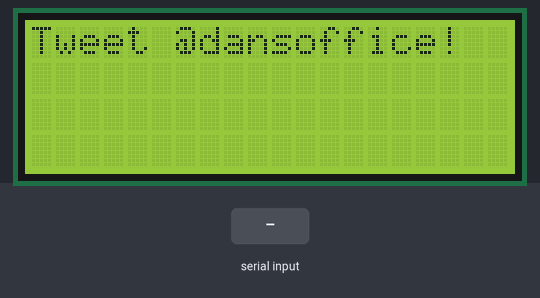
This sketch was run on a simulated Arduino Uno, built with avr-gcc and run on an emulated ATmega328P. Shown: 20×4 character LCD. The inputs (shaded band) are chosen by the test bench.

Above: at 1.2 s.
1.3 s: "1" received over Serial
At 2.0 s:
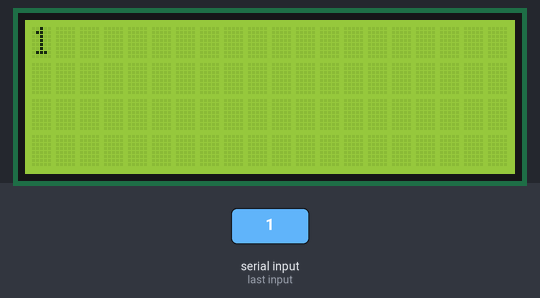
2.8 s: "0" received over Serial
At 3.1 s:
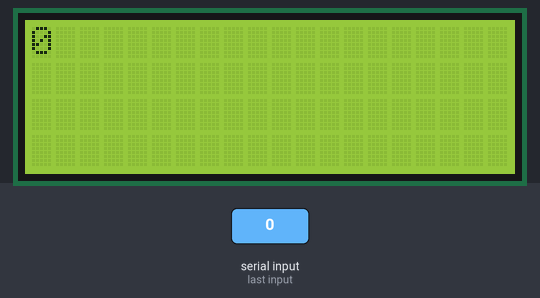
4.3 s: "2" received over Serial
Timing chart, 0 to 7.3 s (numbered marks = the images above; inputs shaded):
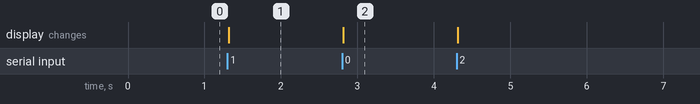

Measured:
- after the input at 1.3 s, the display: changes at once (image 1)
- after the input at 2.8 s, the display: changes at once (image 2)

The sketch:

lcd.ino
```cpp
/*
  LiquidCrystal Library - Hello World
  http://www.arduino.cc/en/Tutorial/LiquidCrystal
  by David A. Mellis, Limor Fried, Tom Igo

  The circuit:
 * LCD RS pin to digital pin 12
 * LCD Enable pin to digital pin 11
 * LCD D4 pin to digital pin 5
 * LCD D5 pin to digital pin 4
 * LCD D6 pin to digital pin 3
 * LCD D7 pin to digital pin 2
 * LCD R/W pin to ground
 * 10K resistor:
 * ends to +5V and ground
 * wiper to LCD VO pin (pin 3)
 */

// include the library code:
#include <LiquidCrystal.h>

// initialize the library with the numbers of the interface pins
LiquidCrystal lcd(12, 11, 5, 4, 3, 2);

void setup() {
  // set up the LCD's number of columns and rows:
  lcd.begin(20, 4);
  // Print a message to the LCD.
  lcd.print("Tweet @dansoffice!");
  Serial.begin(9600);
}

void loop() {
  if (Serial.available() > 0) {
    String s = "";
    while (Serial.available() > 0) {
      delay(3);
      char c = Serial.read();
      s += c;
    }

    String line1 = "";
    String line2 = "";
    String line3 = "";
    String line4 = "";
    if (s.length() <= 20) {
      line1 = s;
    } else if (s.length() <= 40) {
      line1 = s.substring(0, 20);
      line2 = s.substring(20);
    } else if (s.length() <= 60) {
      line1 = s.substring(0, 20);
      line2 = s.substring(20, 40);
      line3 = s.substring(40);
    } else {
      line1 = s.substring(0, 20);
      line2 = s.substring(20, 40);
      line3 = s.substring(40, 60);
      line4 = s.substring(60);
    }

    lcd.setCursor(0,0);
    lcd.print("                    ");
    lcd.setCursor(0,0);
    lcd.print(line1);

    lcd.setCursor(0,1);
    lcd.print("                    ");
    lcd.setCursor(0,1);
    lcd.print(line2);

    lcd.setCursor(0,2);
    lcd.print("                    ");
    lcd.setCursor(0,2);
    lcd.print(line3);

    lcd.setCursor(0,3);
    lcd.print("                    ");
    lcd.setCursor(0,3);
    lcd.print(line4);
  }
}
```
